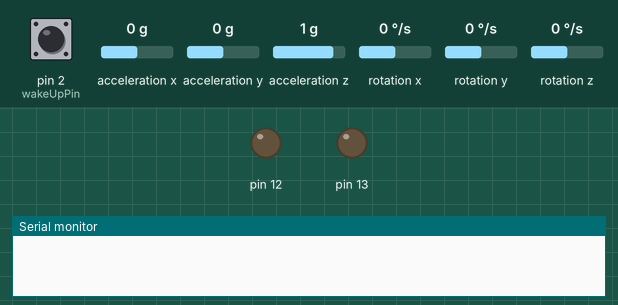
Simulated run of this sketch. Board: Arduino Uno, built with avr-gcc and run on an emulated ATmega328P. Parts: output pins drawn as LEDs (lit = HIGH), the last lines printed to the serial monitor. Wiring (inferred from the names in the program): MPU-6050 motion sensor at I2C address 0x68. The inputs (shaded band) are chosen by the test bench; at power-on: pin 2 (wakeUpPin) HIGH, acceleration x 0 g, acceleration y 0 g, acceleration z 1 g, rotation x 0 °/s, rotation y 0 °/s, rotation z 0 °/s.

Above: at 1.2 s.
1.3 s: pin 2 (wakeUpPin) pulled LOW for 0.15 s
At 2.0 s:
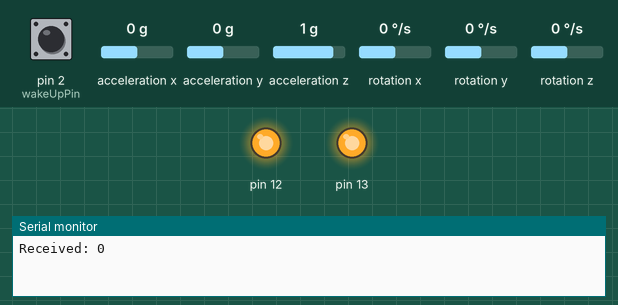
2.9 s: pin 2 (wakeUpPin) pulled LOW for 1 s
At 3.2 s:
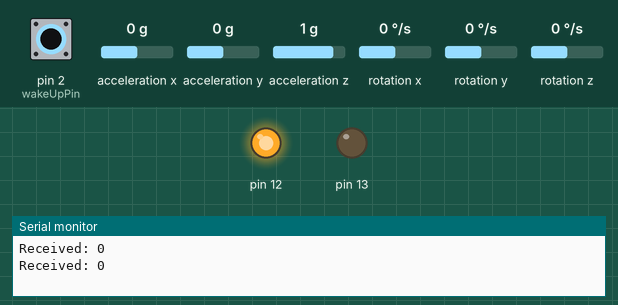
5.4 s: pin 2 (wakeUpPin) pulled LOW for 3.2 s
At 6.3 s:
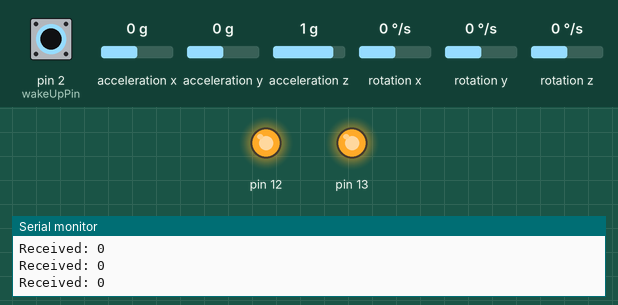
Timing chart, 0 to 8.4 s (numbered marks = the images above; inputs shaded):
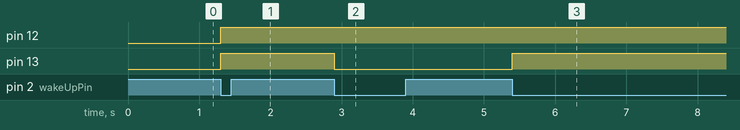

Measured:
- after the input at 1.3 s, pin 12, pin 13: LOW → HIGH at once
- after the input at 2.9 s, pin 13: HIGH → LOW at once
- after the input at 5.4 s, pin 13: LOW → HIGH at once

The sketch:

demoI2C.ino
```cpp
#include "Arduino.h"
#include "lib/nI2C/nI2C.h"
#include "lib/MpuINT/MpuINT.h"

// Global handle to I2C device
CI2C::Handle g_i2c_handle;

// Global buffer for received I2C data
// Could be allocated locally as long as the buffer remains in scope for the
// duration of the I2C transfer. Easiest guarantee is to simply make global.
//uint8_t g_rx_buffer[100] = { 0 };

// we allocate global variables which will contain data

readRawData_t rawData;
divRawData_t structRawData;

processedData_t procData;
divFloatData_t structFloatData;

angles_t armAngles;
angSpeeds_t angSpeeds;


// Callback function prototype
void RxCallback(const uint8_t error);

#define wakeUpPin 2
void setup() {
	// You may register up to 63 devices with unique addresses. Each device
	// must be registered and receive a unique handle. Simply pass a device's
	// handle to the library to communicate with the device. Devices are allowed
	// to have different address sizes and different communication speeds.

	// Register device with address size of 1 byte using Fast communication (400KHz)
	g_i2c_handle = nI2C->RegisterDevice(MPU6050_ADDRESS, 1, CI2C::Speed::FAST);

	// Any transaction that takes longer than the configured timeout will
	// exit and generate an error status. Use this to force reads to complete
	// even if the slave device is stalling (clock-stretching). You may
	// configure the timeout to 0ms if no timeout is desired.
	nI2C->SetTimeoutMS(300); // Set timeout to 100ms in this example.
	uint8_t val;
	val = 0x07;
	nI2C->Write(g_i2c_handle, SMPRT_DIV, &val,1);
	val = 0x09;
	nI2C->Write(g_i2c_handle, PWR_MGMT_1, &val,1);
	val = 0x90;
	nI2C->Write(g_i2c_handle, INT_PIN_CFG, &val,1);
	val = 0x08;
	nI2C->Write(g_i2c_handle, GYRO_CONFIG, &val,1);
	val = 0x08;
	nI2C->Write(g_i2c_handle, ACCEL_CONFIG, &val,1);
	val = 0x01;
	nI2C->Write(g_i2c_handle, INT_ENABLE, &val,1);

	// Initialize Serial communication
	Serial.begin(115200);
	pinMode(13, OUTPUT);
	pinMode(12, OUTPUT);

	pinMode(wakeUpPin,INPUT_PULLUP);

	attachInterrupt(digitalPinToInterrupt(wakeUpPin), readInt, FALLING);
}

volatile bool flag=false;

void readInt(){
	digitalWrite(13, !digitalRead(13));
	digitalWrite(12, 0);
	flag=true;
	//digitalWrite(13, 0);
}

// The loop function is called in an endless loop
void loop() {

	if(flag){
		nI2C->Read(g_i2c_handle, ACCEL_XOUT_H, rawData.dataFromI2C, sizeof(rawData), RxCallback);
		flag=false;
	}
	// Perform non-blocking I2C read
	// RxCallback() will be invoked upon completion of I2C transfer
	// Request 6 bytes from slave device
	/*
	digitalWrite(12, 0);
	digitalWrite(13, 1);
	uint8_t status = nI2C->Read(g_i2c_handle, 0x3B, (uint8_t*) g_rx_buffer, 14);
	RxCallback(status);
	digitalWrite(13, 0);
	*/

	/*--------------------------------------------------------------------------
	 Note: You may also want the alternative method listed below which
	 automatically handles writing the slave register address before reading.
	 This is the standard approach for RTCs and EEPROMs.

	 Replace <address> with the slave device register address

	 nI2C->Read(g_i2c_handle, <address>, message, sizeof(message));
	 --------------------------------------------------------------------------*/
/*
	if (status) {
		 Status values are as follows:
		 0:success
		 1:busy
		 2:timeout
		 3:data too long to fit in transmit buffer
		 4:memory allocation failure
		 5:attempted illegal transition of state
		 6:received NACK on transmit of address
		 7:received NACK on transmit of data
		 8:illegal start or stop condition on bus
		 9:lost bus arbitration to other master
*/
/*
		Serial.print("\t[loop]Communication Status #: ");
		Serial.println(status);
	}
*/

	//delay(1);
}

void RxCallback(const uint8_t status) {
	digitalWrite(12, 1);

	// Check that no errors occurred
	if (status == 0) {
		Serial.print("Received: ");
		//int i = g_rx_buffer[0] << 8 | g_rx_buffer[1];
		Serial.println(structRawData.rawAccX);
		//delay(500);
	} else {
		/*
		 Status values are as follows:
		 0:success
		 1:busy
		 2:timeout
		 3:data too long to fit in transmit buffer
		 4:memory allocation failure
		 5:attempted illegal transition of state
		 6:received NACK on transmit of address
		 7:received NACK on transmit of data
		 8:illegal start or stop condition on bus
		 9:lost bus arbitration to other master
		 */

		Serial.print("[RxCallback]Communication Status #: ");
		Serial.println(status);
		//delay(500);
	}
}
```

sloeber.ino.cpp
```cpp
#ifdef __IN_ECLIPSE__
//This is a automatic generated file
//Please do not modify this file
//If you touch this file your change will be overwritten during the next build
//This file has been generated on 2019-12-18 09:59:49

#include "Arduino.h"
#include "Arduino.h"
#include "lib/nI2C/nI2C.h"
#include "lib/MpuINT/MpuINT.h"

void setup() ;
void readInt();
void loop() ;
void RxCallback(const uint8_t status) ;

#include "demoI2C.ino"


#endif
```
